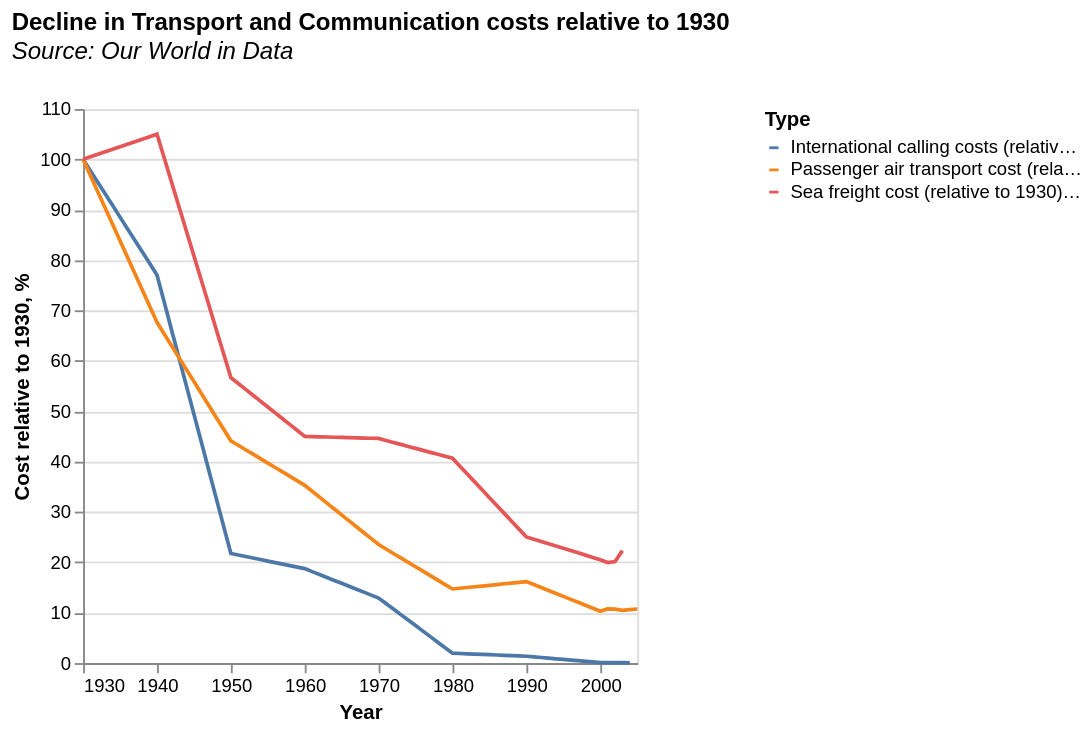

Here is the Vega-Lite specification saved for this chart:
### Vega-Lite specification from a JSON file in a GitHub repository (floating-point values rounded to 4 significant figures; data arrays with more than 128 entries replaced by an {"elided": "..."} marker saying what was removed)
{"$schema": "https://vega.github.io/schema/vega-lite/v5.json", "data": {"values": {"elided": "228 records"}, "format": {"parse": {"Year": "date"}}}, "hconcat": [{"mark": {"type": "line"}, "encoding": {"color": {"field": "Type", "legend": {"orient": "right", "symbolSize": 25}, "type": "nominal", "scale": {"domain": ["International calling costs (relative to 1930) (OECD Economic Outlook (2007))", "Passenger air transport cost (relative to 1930) (OECD Economic Outlook (2007))", "Sea freight cost (relative to 1930) (OECD Economic Outlook (2007))"]}}, "x": {"field": "Year", "type": "temporal", "axis": {"grid": false}}, "y": {"field": "Value", "type": "quantitative", "scale": {"domain": [0, 110]}, "sort": "ascending", "title": "Cost relative to 1930, %"}, "tooltip": [{"field": "Type"}, {"field": "Value", "title": "Government Deficit (% of GDP)"}]}, "title": {"text": "Decline in Transport and Communication costs relative to 1930", "fontSize": 13, "subtitle": ["Source: Our World in Data", ""], "anchor": "start", "subtitleFontStyle": "italic", "subtitleFontSize": 13, "color": "black"}}]}
